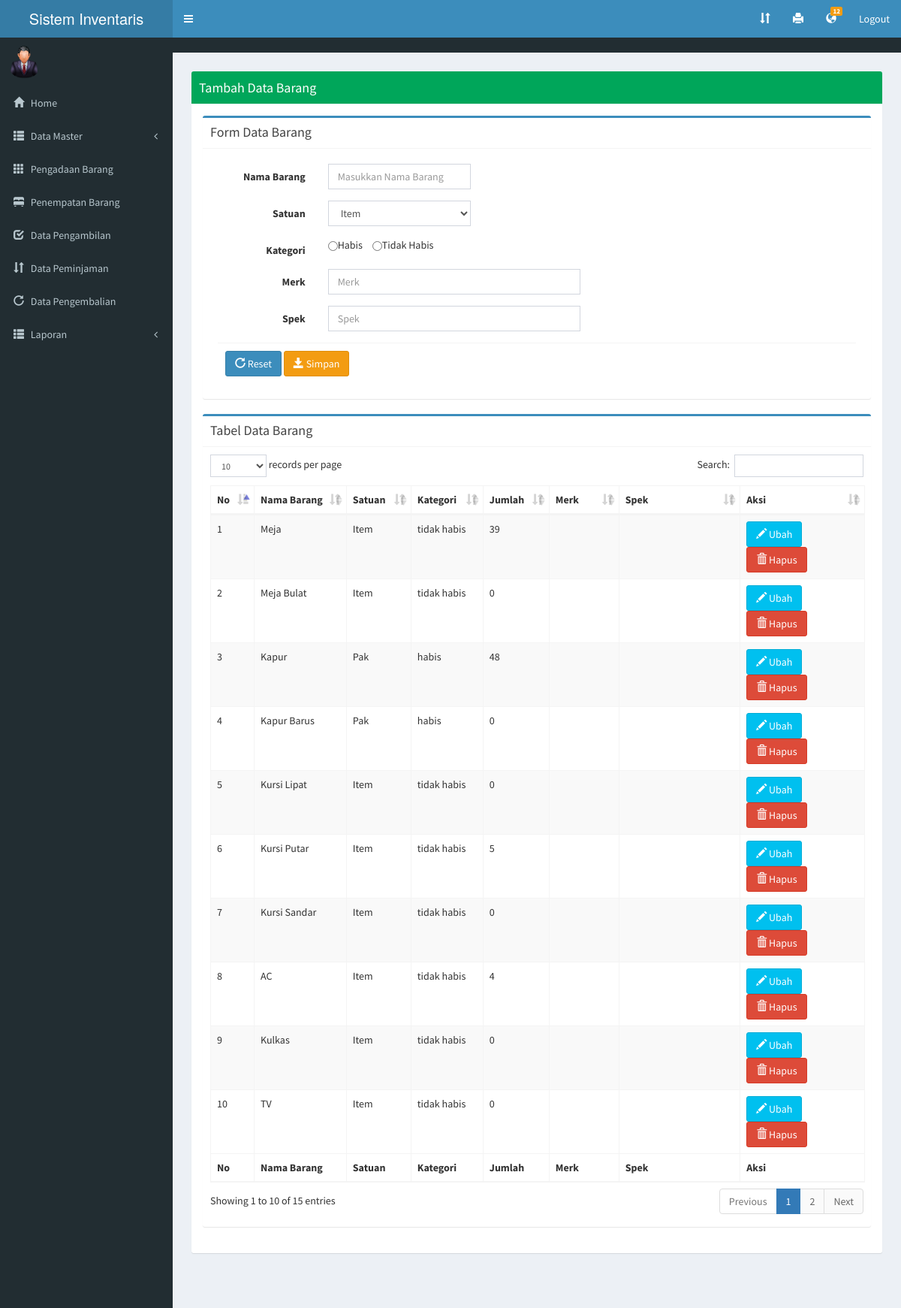
/index.php/barang, run on the app's committed database.
### tables this page shows
CREATE TABLE `tb_jenisbarang` (
  `id_jenisbarang` int(11) NOT NULL,
  `nama_barang` varchar(25) NOT NULL,
  `satuan` varchar(20) NOT NULL,
  `kategori` enum('habis','tidak habis') NOT NULL,
  `jumlah` int(11) NOT NULL,
  `merk` varchar(25) NOT NULL,
  `spek` varchar(100) NOT NULL
);

### application/controllers/Barang.php (called while the page is built, shortened)
<?php defined('BASEPATH')OR exit('akses ga ada');
 class Barang extends CI_Controller
 {
 	function __construct()
 	{
 		$this->load->model('m_barang');
		$this->load->model('m_notif');
 	}
 	public function index()
 	{
		$angka = $this->m_notif->Angka();
    	$notif = $this->m_notif->GetAll();
 		$data = $this->m_barang->GetAll();
 		$this->load->view('atribut/HeaderAdmin', array('angka'=>$angka, 'notif'=>$notif));
 		$this->load->view('Admin/Barang', array('data' => $data));
 		$this->load->view('atribut/FooterAdmin');
 	}
 } ?>

### index.php (called while the page is built, shortened)
<?php
require_once BASEPATH.'core/CodeIgniter.php';

### application/models/M_notif.php (called while the page is built, shortened)
<?php defined('BASEPATH')OR exit('akses ga ada');
class M_notif extends CI_Model{
	public function Angka(){
		$data = $this -> db -> query("SELECT COUNT(DISTINCT id_peminjaman) as hitung from tb_peminjaman where lama_pinjam < now()");
		return $data->row();
	}
}

### application/models/M_barang.php (called while the page is built, shortened)
<?php defined('BASEPATH')OR exit('akses ga ada');
class M_barang extends CI_Model{
	public function GetAll(){
		$data = $this -> db -> get('tb_jenisbarang');
		return $data -> result_array();
	}
}

### application/views/Admin/Barang.php (the view, shortened to what this page needs)
<div class="content-wrapper">
<div class="box-body">
<div class="content">
  <div class="box box-success">
    <div class="box-header bg-green with-border">
      <h1 class="box-title">Tambah Data Barang</h1>
    </div>
<section class='content'>
  <div class='row'>
    <div class='col-xs-12'>
      <div class='box box-primary'>
        <div class='box-header with-border'>
          <h3 class='box-title'>Form Data Barang</h3>
        </div>
        <div class='box-body'>
        <form class='form-horizontal' action='<?php echo base_url('Barang/tambah'); ?>' method='post' enctype='multipart/form-data'>
          <div class='box-body'>
            <div class='form-group'>
              <label class='col-sm-2 control-label'>Nama Barang</label>
              <div class='col-md-3'>
                <input type='text' name='nama_barang' id='nama_barang' class='form-control' required="" placeholder='Masukkan Nama Barang'>
              </div>
            </div>
            <div class='form-group'>
              <label class='col-sm-2 control-label'>Satuan</label>
              <div class='col-md-3'>
                <select class='form-control' required="" name='satuan'>
                  <option value="Item">Item</option>
                </select>
              </div>
            </div>
            <div class='form-group'>
              <label class='col-sm-2 control-label'>Kategori</label>
              <div class='col-md-7'>
                <input type='radio' name='kategori' required="" id='nama_barang' class='radio-inline' value='habis'>Habis</input>
                <input type='radio' name='kategori' required="" id='nama_barang' class='radio-inline' value='tidak habis'>Tidak Habis</input>
              </div>
            </div>
            <div class='form-group'>
              <label class='col-sm-2 control-label'>Merk</label>
              <div class='col-md-5'>
                <input type='text' name='merk' id='merk' class='form-control' required="" placeholder='Merk'>
              </div>
            </div>
            <div class='form-group'>
              <label class='col-sm-2 control-label'>Spek</label>
              <div class='col-md-5'>
                <input type='text' name='spek' id='spek' class='form-control' required="" placeholder='Spek'>
              </div>
            </div>
          <div class='box-footer'>
            <button type='reset' class='btn btn-primary' name='reset'><i class="glyphicon glyphicon-repeat"></i> Reset</button>
            <button type='submit' class='btn btn-warning' name='tambahData'><i class="glyphicon glyphicon-save"></i> Simpan</button>
          </div>
        </div>
        </form>
        </div>
      </div>
      <div class='box box-primary'>
        <div class='box-header with-border'>
           <h3 class='box-title'>Tabel Data Barang</h3>
        </div>
        <div class='box-body'>
          <table id='example1' class='table table-bordered table-striped'>
            <thead>
            <tr>
            <th>No</th>
            <th>Nama Barang</th>
            <th>Satuan</th>
            <th>Kategori</th>
            <th>Jumlah</th>
            <th>Merk</th>
            <th>Spek</th>
            <th>Aksi</th>
            </tr>
            </thead>
            <tbody>
            <?php
              $i = 1;
              foreach ($data as $r) {
            ?>
            <tr>
            <td><?php echo $i ?></td>
            <td><?php echo $r['nama_barang'] ?></td>
            <td><?php echo $r['satuan'] ?></td>
            <td><?php echo $r['kategori'] ?></td>
            <td><?php echo $r['jumlah'] ?></td>
            <td><?php echo $r['merk'] ?></td>
            <td><?php echo $r['spek'] ?></td>
            <td>
                <a
                    href="javascript:;"
                    data-id="<?php echo $r['id_jenisbarang'] ?>"
                    data-nama="<?php echo $r['nama_barang'] ?>"
                    data-satuan="<?php echo $r['satuan'] ?>"
                    data-kategori="<?php echo $r['kategori'] ?>"
                    data-jumlah="<?php echo $r['jumlah'] ?>"
                    data-merk="<?php echo $r['merk'] ?>"
                    data-spek="<?php echo $r['spek'] ?>"
                    data-toggle="modal" data-target="#edit-data">
                    <button  data-toggle="modal" data-target="#ubah-data" class="btn btn-info"><i class="glyphicon glyphicon-pencil"></i> Ubah</button>
                </a>
	            <a
                    href="javascript:;"
                    data-id="<?php echo $r['id_jenisbarang'] ?>"
                    data-toggle="modal" data-target="#hapus-data">
                    <button  data-toggle="modal" data-target="#delete-data" class="btn btn-danger"><i class="glyphicon glyphicon-trash"></i> Hapus</button>
                </a>
            </td>
            </tr>
            <?php $i++; } ?>
            </tbody>
            <tfoot>
            <tr>
            <th>No</th>
            <th>Nama Barang</th>
            <th>Satuan</th>
            <th>Kategori</th>
            <th>Jumlah</th>
            <th>Merk</th>
            <th>Spek</th>
            <th>Aksi</th>
            </tr>
            </tfoot>
          </table>
        </div>
      </div>
                </div>
             </div>
          </section>
          </div>
    </div>
  </div>
</div>

### application/views/atribut/HeaderAdmin.php (shortened to what this page needs)
<!DOCTYPE html>
<html>
<head>
  <link rel="stylesheet" href="<?php echo base_url()?>assets/css/bootstrap.min.css">
  <link rel="stylesheet" href="<?php echo base_url()?>assets/css/font-awesome.min.css">
  <link rel="stylesheet" href="<?php echo base_url()?>assets/css/ionicons.min.css">
  <link rel="stylesheet" href="<?php echo base_url()?>assets/css/AdminLTE.min.css">
  <link rel="stylesheet" href="<?php echo base_url()?>assets/css/skins/_all-skins.min.css">
  <link rel="stylesheet" href="<?php echo base_url()?>assets/plugins/datatables/dataTables.bootstrap.css"/>
  <link rel="stylesheet" href="<?php echo base_url()?>assets/plugins/timepicker/bootstrap-timepicker.css"/>
  <link rel="stylesheet" href="<?php echo base_url()?>assets/plugins/timepicker/bootstrap-timepicker.min.css"/>
  <link href="<?php echo base_url('assets/vendors/datatables.net-bs/css/dataTables.bootstrap.min.css')?>" rel="stylesheet">
  <link href="<?php echo base_url()?>assets/vendors/datatables.net-buttons-bs/css/buttons.bootstrap.min.css" rel="stylesheet">
  <link href="<?php echo base_url()?>assets/vendors/datatables.net-fixedheader-bs/css/fixedHeader.bootstrap.min.css" rel="stylesheet">
  <link href="<?php echo base_url()?>assets/vendors/datatables.net-responsive-bs/css/responsive.bootstrap.min.css" rel="stylesheet">
  <link href="<?php echo base_url()?>assets/vendors/datatables.net-scroller-bs/css/scroller.bootstrap.min.css" rel="stylesheet">
  <link href="<?php echo base_url()?>assets/vendors/iCheck/skins/flat/green.css" rel="stylesheet">
  <link href="<?php echo base_url()?>assets/vendors/jqvmap/dist/jqvmap.min.css" rel="stylesheet"/>
  <link href="<?php echo base_url()?>assets/vendors/nprogress/nprogress.css" rel="stylesheet">
  <link href="<?php echo base_url()?>assets/vendors/iCheck/skins/flat/green.css" rel="stylesheet">
  <link href="<?php echo base_url()?>assets/vendors/iCheck/skins/flat/green.css" rel="stylesheet">
  <link href="<?php echo base_url()?>assets/vendors/jqvmap/dist/jqvmap.min.css" rel="stylesheet"/>
</head>
<body class="hold-transition skin-blue sidebar-mini">
<div class="wrapper">
  <header class="main-header">
    <a href="#" class="logo">
      <span class="logo-lg">Sistem Inventaris</span>
    </a>
    <nav class="navbar navbar-static-top">
      <a href="#" class="sidebar-toggle" data-toggle="push-menu" data-toggle="tooltip" data-placement="buttom" role="button">
      </a>
      <div class="navbar-custom-menu">
        <ul class="nav navbar-nav">
          <li class="messages-menu">
            <a href="<?php echo base_url('Peminjaman'); ?>">
              <i class="glyphicon glyphicon-sort" data-toggle="tooltip" data-placement="buttom" title="Peminjaman"></i>
            </a>
          </li>
          <li class="messages-menu">
            <a href="<?php echo base_url('Laporan'); ?>">
              <i class="glyphicon glyphicon-print" data-toggle="tooltip" data-placement="buttom" title="Laporan"></i>
            </a>
          </li>
          <li class="dropdown notifications-menu">
            <a href="#" class="dropdown-toggle" data-toggle="dropdown">
               <i class="glyphicon glyphicon-globe" data-toggle="tooltip" data-placement="buttom" title="Notifikasi"></i>
               <span class="label label-warning"><?php echo $angka->hitung; ?></span>
            </a>
          </li>
            <li><a href=<?php echo site_url('auth/logout'); ?>>Logout</a></li>
        </ul>
      </div>
    </nav>
  </header>
  <aside class="main-sidebar">
    <section class="sidebar">
      <div class="user-panel">
        <div class="pull-left image">
          <img src="<?php echo base_url('assets/img/administrator.png'); ?>" class="img-circle" alt="User Image">
        </div>
        <div class="pull-left info">
        </div>
      </div>
      <ul class="sidebar-menu" data-widget="tree">
      <li>
        <a href="<?php echo base_url('Home'); ?>">
          <i class="glyphicon glyphicon-home"></i> <span>Home</span>
        </a>
      </li>
      <li class="treeview">
          <a href="#">
            <i class="glyphicon glyphicon-th-list"></i>
            <span>Data Master</span>
            <span class="pull-right-container">
              <i class="fa fa-angle-left pull-right"></i>
            </span>
          </a>
        </li>
      <li>
        <a href="<?php echo base_url('Pengadaan'); ?>">
          <i class="glyphicon glyphicon-th"></i> <span>Pengadaan Barang</span>
        </a>
      </li>
      <li>
        <a href="<?php echo base_url('Penempatan'); ?>">
          <i class="glyphicon glyphicon-bed"></i> <span>Penempatan Barang</span>
        </a>
      </li>
      <li>
        <a href="<?php echo base_url('Pengambilan'); ?>">
          <i class="glyphicon glyphicon-check"></i> <span>Data Pengambilan</span>
        </a>
      </li>
      <li>
        <a href="<?php echo base_url('Peminjaman'); ?>">
          <i class="glyphicon glyphicon-sort"></i> <span>Data Peminjaman</span>
        </a>
      </li>
      <li>
        <a href="#">
          <i class="glyphicon glyphicon-repeat"></i> <span>Data Pengembalian</span>
        </a>
      </li>
      <li class="treeview">
          <a href="#">
            <i class="glyphicon glyphicon-th-list"></i>
            <span>Laporan</span>
            <span class="pull-right-container">
              <i class="fa fa-angle-left pull-right"></i>
            </span>
          </a>
        </li>
    </ul>
    </section>
  </aside>

### application/views/atribut/FooterAdmin.php (shortened to what this page needs)
    </div>
  </body>
</html>

### data on the page
tb_jenisbarang: nama_barang "Meja", satuan "Item", kategori "tidak habis", jumlah "39"
tb_jenisbarang: nama_barang "Meja Bulat", satuan "Item", kategori "tidak habis", jumlah "0"
tb_jenisbarang: nama_barang "Kapur", satuan "Pak", kategori "habis", jumlah "48"
tb_jenisbarang: nama_barang "Kapur Barus", satuan "Pak", kategori "habis", jumlah "0"
tb_jenisbarang: nama_barang "Kursi Lipat", satuan "Item", kategori "tidak habis", jumlah "0"
tb_jenisbarang: nama_barang "Kursi Putar", satuan "Item", kategori "tidak habis", jumlah "5"
tb_jenisbarang: nama_barang "Kursi Sandar", satuan "Item", kategori "tidak habis", jumlah "0"
tb_jenisbarang: nama_barang "AC", satuan "Item", kategori "tidak habis", jumlah "4"
tb_jenisbarang: nama_barang "Kulkas", satuan "Item", kategori "tidak habis", jumlah "0"
tb_jenisbarang: nama_barang "TV", satuan "Item", kategori "tidak habis", jumlah "0"

### other printed values
$angka->hitung "12"
